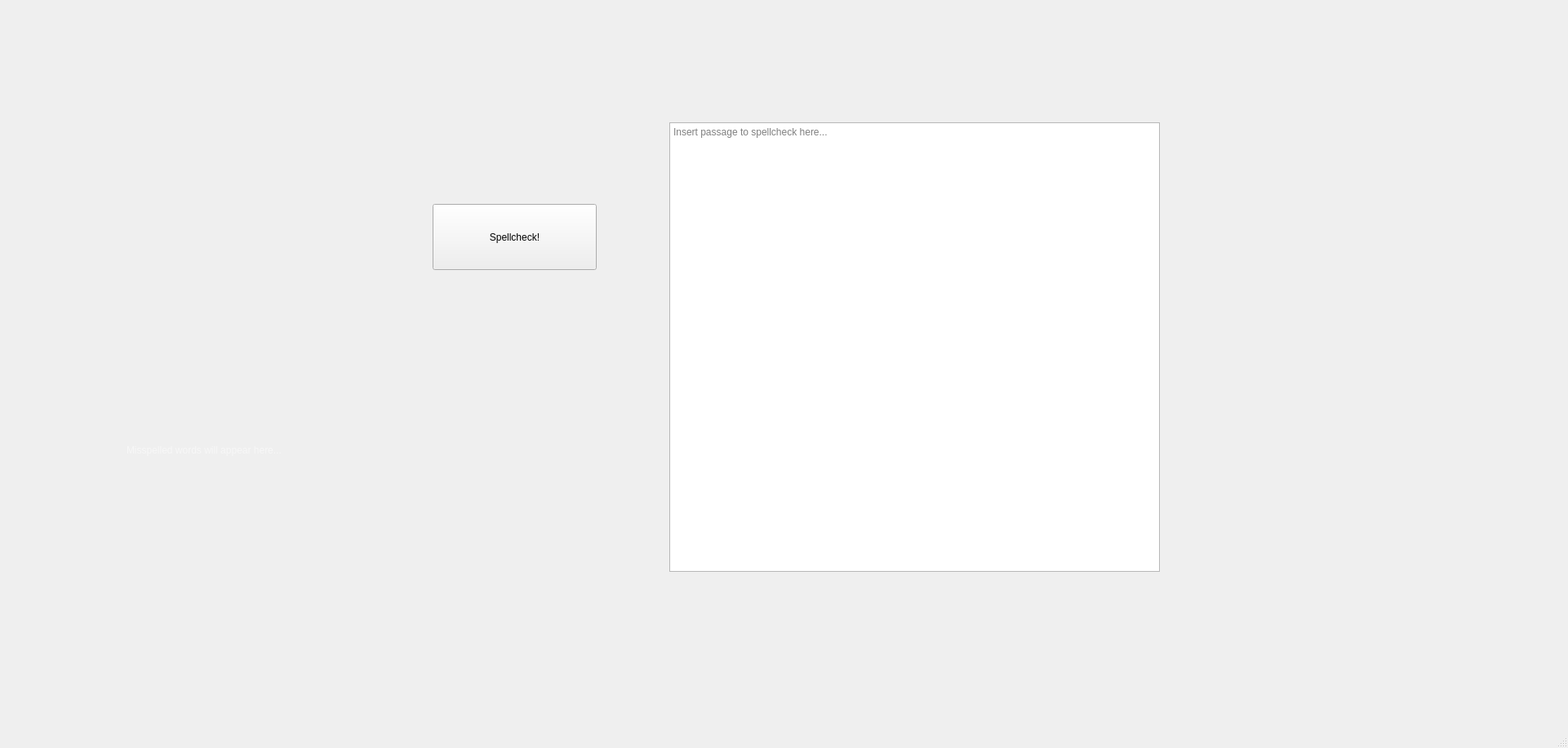
<?xml version="1.0" encoding="UTF-8"?>
<ui version="4.0">
 <class>MainWindow</class>
 <widget class="QMainWindow" name="MainWindow">
  <property name="geometry">
   <rect>
    <x>0</x>
    <y>0</y>
    <width>1921</width>
    <height>917</height>
   </rect>
  </property>
  <property name="windowTitle">
   <string>MainWindow</string>
  </property>
  <property name="autoFillBackground">
   <bool>false</bool>
  </property>
  <property name="styleSheet">
   <string notr="true">QMainWindow { background-image: url(:/Images/Chalkboard.png);}</string>
  </property>
  <widget class="QWidget" name="centralwidget">
   <widget class="QLabel" name="DictionaryLabel">
    <property name="geometry">
     <rect>
      <x>-10</x>
      <y>20</y>
      <width>641</width>
      <height>481</height>
     </rect>
    </property>
    <property name="styleSheet">
     <string notr="true">image: url(:/Images/Clipboard.png);
background-color: transparent;
background-image:none;</string>
    </property>
    <property name="text">
     <string/>
    </property>
   </widget>
   <widget class="QPlainTextEdit" name="DictionaryWords">
    <property name="geometry">
     <rect>
      <x>180</x>
      <y>180</y>
      <width>241</width>
      <height>271</height>
     </rect>
    </property>
    <property name="styleSheet">
     <string notr="true">background-color: transparent;
background-image:none;</string>
    </property>
    <property name="plainText">
     <string/>
    </property>
    <property name="placeholderText">
     <string>Add Dictionary words here...</string>
    </property>
   </widget>
   <widget class="QLabel" name="PassageLabel">
    <property name="geometry">
     <rect>
      <x>750</x>
      <y>0</y>
      <width>731</width>
      <height>791</height>
     </rect>
    </property>
    <property name="styleSheet">
     <string notr="true">image: url(:/Images/Board.png);
background-color: transparent;
background-image:none;</string>
    </property>
    <property name="text">
     <string/>
    </property>
   </widget>
   <widget class="QPlainTextEdit" name="PassageWords">
    <property name="geometry">
     <rect>
      <x>820</x>
      <y>150</y>
      <width>601</width>
      <height>551</height>
     </rect>
    </property>
    <property name="placeholderText">
     <string>Insert passage to spellcheck here...</string>
    </property>
   </widget>
   <widget class="QLabel" name="ErrorLogLabel">
    <property name="geometry">
     <rect>
      <x>-140</x>
      <y>520</y>
      <width>951</width>
      <height>271</height>
     </rect>
    </property>
    <property name="styleSheet">
     <string notr="true">image: url(:/Images/Error Log.png);
background-color: transparent;
background-image:none;</string>
    </property>
    <property name="text">
     <string/>
    </property>
   </widget>
   <widget class="QPushButton" name="pushButton">
    <property name="geometry">
     <rect>
      <x>530</x>
      <y>250</y>
      <width>201</width>
      <height>81</height>
     </rect>
    </property>
    <property name="styleSheet">
     <string notr="true"/>
    </property>
    <property name="text">
     <string>Spellcheck!</string>
    </property>
   </widget>
   <widget class="QPlainTextEdit" name="ErrorLogWords">
    <property name="geometry">
     <rect>
      <x>150</x>
      <y>540</y>
      <width>411</width>
      <height>151</height>
     </rect>
    </property>
    <property name="styleSheet">
     <string notr="true">color: white;
background-color: transparent;
background-image:none;</string>
    </property>
    <property name="placeholderText">
     <string>Misspelled words will appear here...</string>
    </property>
   </widget>
  </widget>
  <widget class="QMenuBar" name="menubar">
   <property name="geometry">
    <rect>
     <x>0</x>
     <y>0</y>
     <width>1921</width>
     <height>21</height>
    </rect>
   </property>
  </widget>
  <widget class="QStatusBar" name="statusbar"/>
 </widget>
 <resources/>
 <connections/>
</ui>
